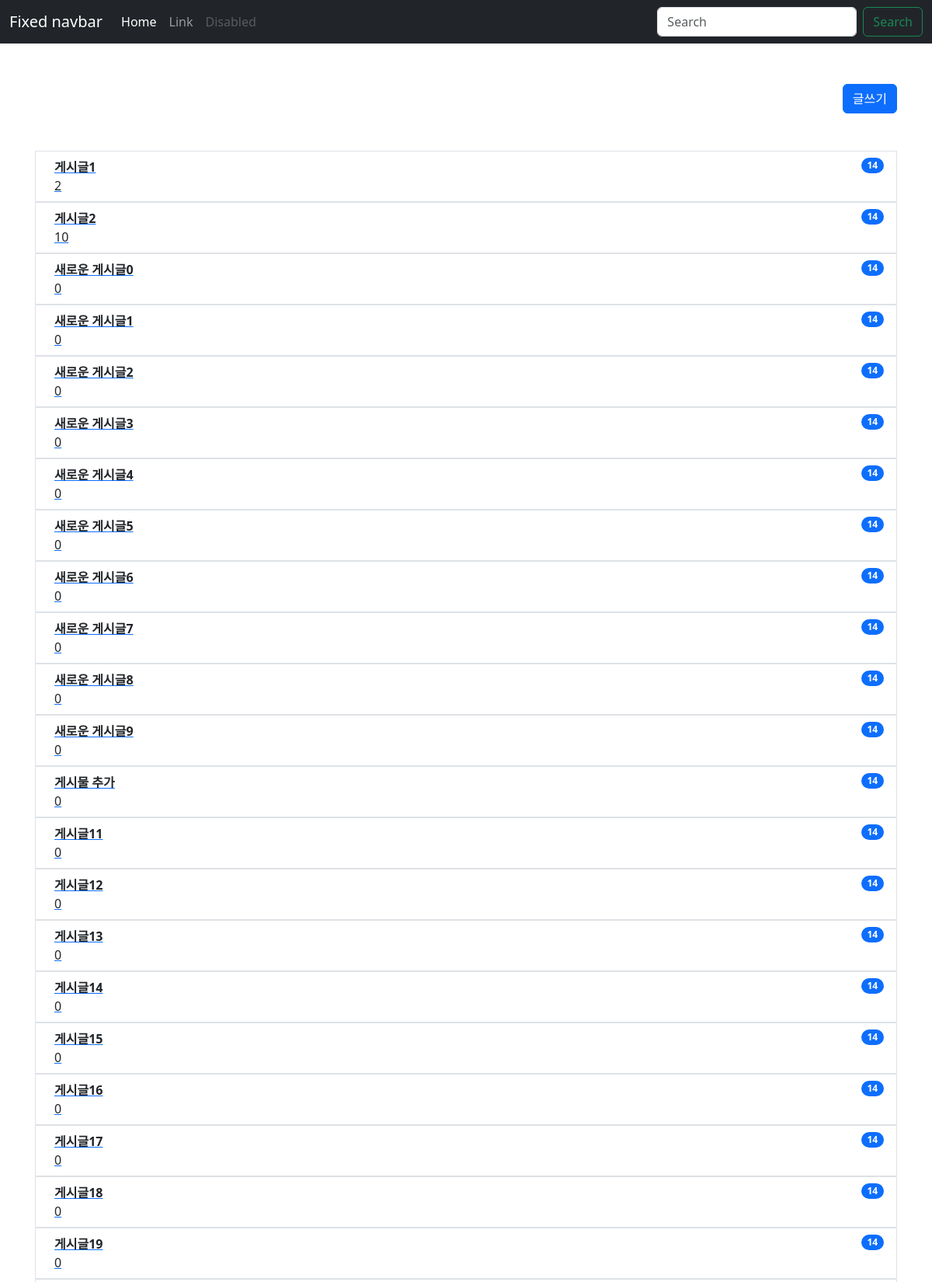
/board/ (upper part), run on the app's committed database.
### board/models.py (models this page shows, shortened)
class Board(models.Model):
    id = models.AutoField(primary_key=True)
    title = models.CharField(max_length=255, validators=[
        validators.MinLengthValidator(2, "최소 세 글자 이상은 입력해주셔야 합니다.")
    ])
    author = models.CharField(max_length=255)
    content = models.TextField(validators=[
        validators.MinLengthValidator(10, "최소 10글자 이상은 입력해주셔야 합니다."),
    ])  # Text
    is_delete = models.BooleanField(default=False)
    created_at = models.DateTimeField(auto_now_add=True)
    updated_at = models.DateTimeField(auto_now=True)
    @classmethod
    def get_active_list(cls):
        return cls.objects.filter(is_delete=False)

### board/views.py (the view)
# urls.py: path('', views.index, name="index"),
def index(request):
    board_list = Board.get_active_list().prefetch_related('comment_set').all()
    return render(request, "board/index.html",
                {'board_list': board_list})

### board/templates/board/index.html (shortened to what this page needs)
{% extends "./base.html" %}
{% block main %}
<div class="container">
    <div class='my-5' style='display:flex; justify-content:flex-end;'>
        <a href='/board/write' class="btn btn-primary" style='float:right;'>
            글쓰기
        </a>
    </div>
    <ol class="list-group list-group-numbered">
    {% for board in board_list %}
        <a href="/board/{{board.id}}">
            <li class="list-group-item d-flex justify-content-between align-items-start">
                <div class="ms-2 me-auto">
                    <div class="fw-bold">{{ board.title }}</div>
                    {{board.comment_set.all|length}}
                </div>
        <span class="badge bg-primary rounded-pill">14</span>
        </li>
    {% endfor %}
    </ol>
</div>
{% endblock %}

### board/templates/board/base.html (style rules this page uses)
main > .container { padding: 60px 15px 0; }

### data on the page
Board: title "게시글1", comment_set.all|length "2"
Board: title "게시글2", comment_set.all|length "10"
Board: title "새로운 게시글0", comment_set.all|length "0"
Board: title "새로운 게시글1", comment_set.all|length "0"
Board: title "새로운 게시글2", comment_set.all|length "0"
Board: title "새로운 게시글3", comment_set.all|length "0"
Board: title "새로운 게시글4", comment_set.all|length "0"
Board: title "새로운 게시글5", comment_set.all|length "0"
Board: title "새로운 게시글6", comment_set.all|length "0"
Board: title "새로운 게시글7", comment_set.all|length "0"
Board: title "새로운 게시글8", comment_set.all|length "0"
Board: title "새로운 게시글9", comment_set.all|length "0"
Board: title "게시물 추가", comment_set.all|length "0"
Board: title "게시글11", comment_set.all|length "0"
Board: title "게시글12", comment_set.all|length "0"
Board: title "게시글13", comment_set.all|length "0"
Board: title "게시글14", comment_set.all|length "0"
Board: title "게시글15", comment_set.all|length "0"
Board: title "게시글16", comment_set.all|length "0"
Board: title "게시글17", comment_set.all|length "0"
Board: title "게시글18", comment_set.all|length "0"
Board: title "게시글19", comment_set.all|length "0"
